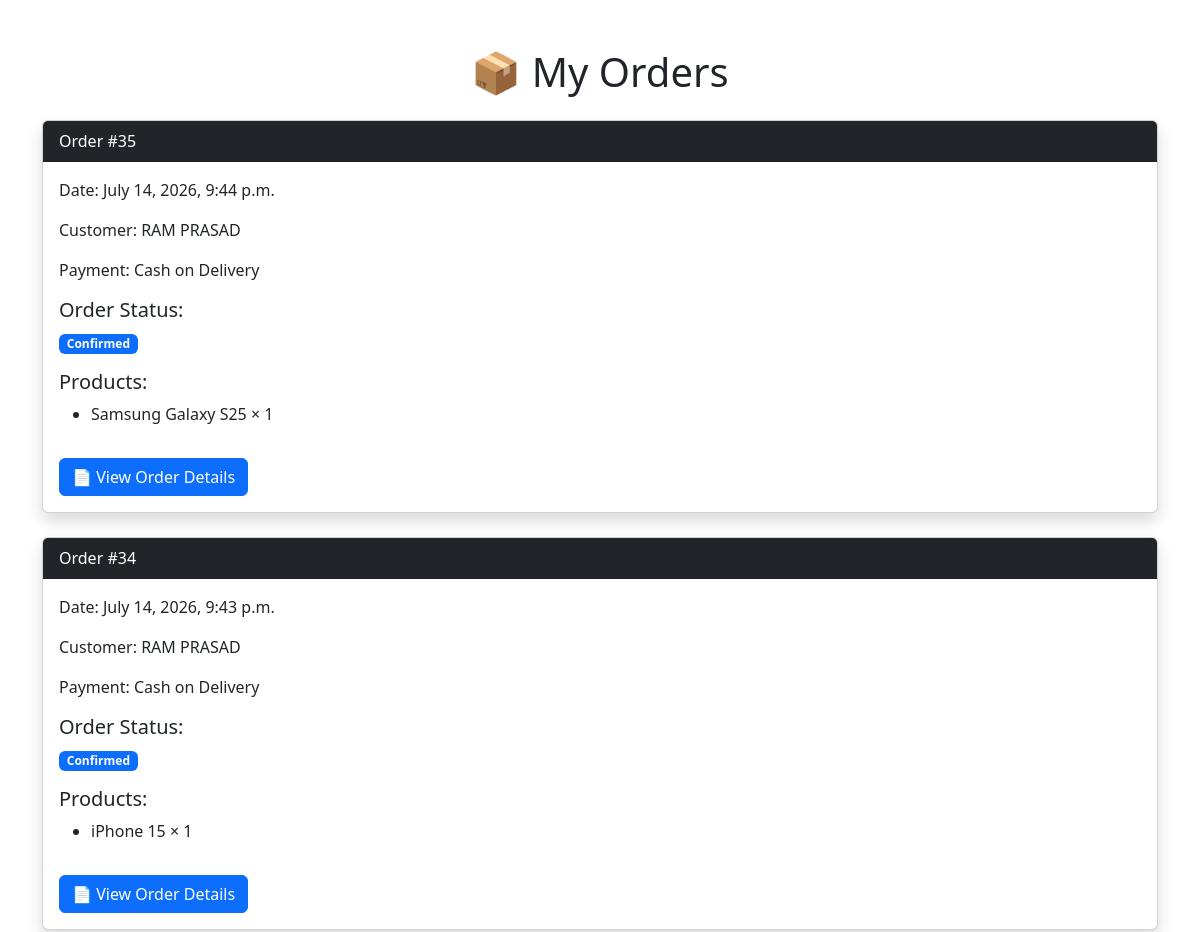
The app's page /my-orders/ (signed in, upper part), older data.
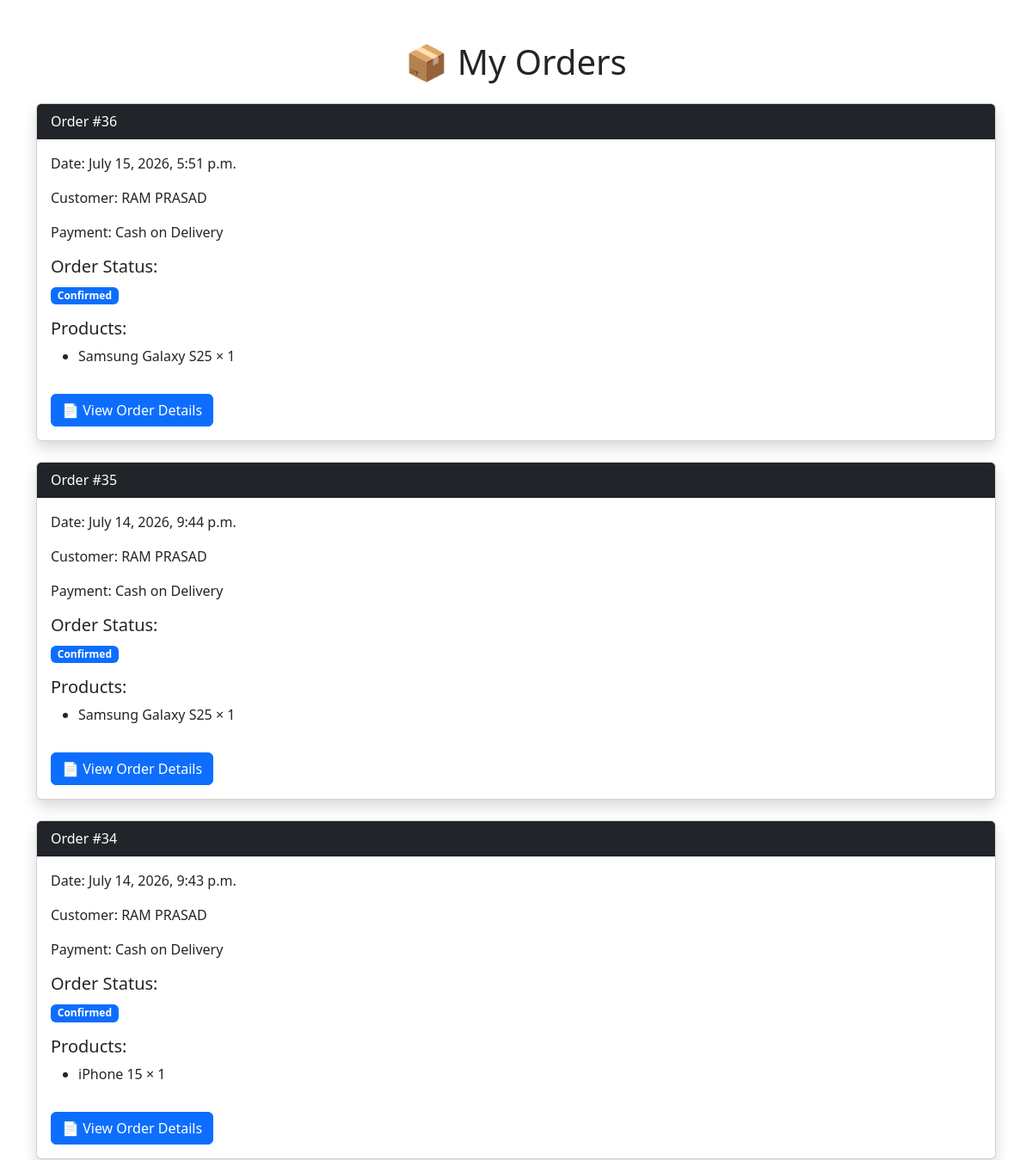
The same page, newer data.
### store/models.py (models this page shows, shortened)
class Order(models.Model):
    STATUS_CHOICES = (
        ('Pending', 'Pending'),
        ('Confirmed', 'Confirmed'),
        ('Shipped', 'Shipped'),
        ('Delivered', 'Delivered'),
        ('Cancelled', 'Cancelled'),
    )
    user = models.ForeignKey(
        User,
        on_delete=models.CASCADE
    )
    customer_name = models.CharField(
        max_length=100,
        blank=True,
        null=True,
        default=""
    )
    address = models.TextField(
        blank=True,
        null=True,
        default=""
    )
    phone = models.CharField(
        max_length=15,
        blank=True,
        null=True,
        default=""
    )
    payment_method = models.CharField(
        max_length=50,
        blank=True,
        null=True,
        default=""
    )
    created_at = models.DateTimeField(
        auto_now_add=True
    )
    status = models.CharField(
        max_length=20,
        choices=STATUS_CHOICES,
        default='Pending'
    )
    email = models.EmailField()

class OrderItem(models.Model):
    order = models.ForeignKey(
        Order,
        on_delete=models.CASCADE
    )
    product = models.ForeignKey(
        Product,
        on_delete=models.CASCADE
    )
    quantity = models.PositiveIntegerField()

class Product(models.Model):
    category = models.ForeignKey(
        Category,
        on_delete=models.CASCADE,
        null=True,
        blank=True
    )
    name = models.CharField(
        max_length=100
    )
    description = models.TextField()
    price = models.DecimalField(
        max_digits=10,
        decimal_places=2
    )
    image = models.ImageField(
        upload_to='products/',
        blank=True,
        null=True
    )
    stock = models.PositiveIntegerField(
        default=0
    )
    featured = models.BooleanField(
    default=False
)

### store/views.py (the view)
# urls.py: path("my-orders/", views.my_orders, name="my_orders"),
@login_required
def my_orders(request):
    orders = Order.objects.filter(user=request.user).order_by('-created_at')
    return render(request, 'my_orders.html', {
        'orders': orders
    })

### store/templates/my_orders.html (shortened to what this page needs)
<!DOCTYPE html>
<html>
<head>
<link href="https://cdn.jsdelivr.net/npm/bootstrap@5.3.3/dist/css/bootstrap.min.css" rel="stylesheet">
</head>
<body>
<div class="container mt-5">
<h1 class="text-center mb-4">
📦 My Orders
</h1>
{% if orders %}
{% for order in orders %}
<div class="card shadow mb-4">
<div class="card-header bg-dark text-white">
Order #{{ order.id }}
</div>
<div class="card-body">
<p>
Date:
{{ order.created_at }}
</p>
<p>
Customer:
{{ order.customer_name }}
</p>
<p>
Payment:
{{ order.payment_method }}
</p>
<h5>
Order Status:
</h5>
{% if order.status == "Pending" %}
<span class="badge bg-warning">
Pending
</span>
{% elif order.status == "Confirmed" %}
<span class="badge bg-primary">
Confirmed
</span>
{% elif order.status == "Shipped" %}
<span class="badge bg-info">
Shipped
</span>
{% elif order.status == "Delivered" %}
<span class="badge bg-success">
Delivered
</span>
{% else %}
<span class="badge bg-danger">
Cancelled
</span>
{% endif %}
<h5 class="mt-3">
Products:
</h5>
<ul>
{% for item in order.orderitem_set.all %}
<li>
{{ item.product.name }}
×
{{ item.quantity }}
</li>
{% endfor %}
</ul>
<a href="{% url 'order_detail' order.id %}"
   class="btn btn-primary mt-3">
    📄 View Order Details
</a>
</div>
</div>
{% endfor %}
{% else %}
<h3 class="text-center">
No orders found
</h3>
{% endif %}
</div>
</body>
</html>

Row changes from the older to the newer data that the page shows:
added Order: id "36", created_at "July 15, 2026, 5:51 p.m.", customer_name "RAM PRASAD", payment_method "Cash on Delivery", status "Confirmed"
added OrderItem: product.name "Samsung Galaxy S25", quantity "1", shown under "36"
